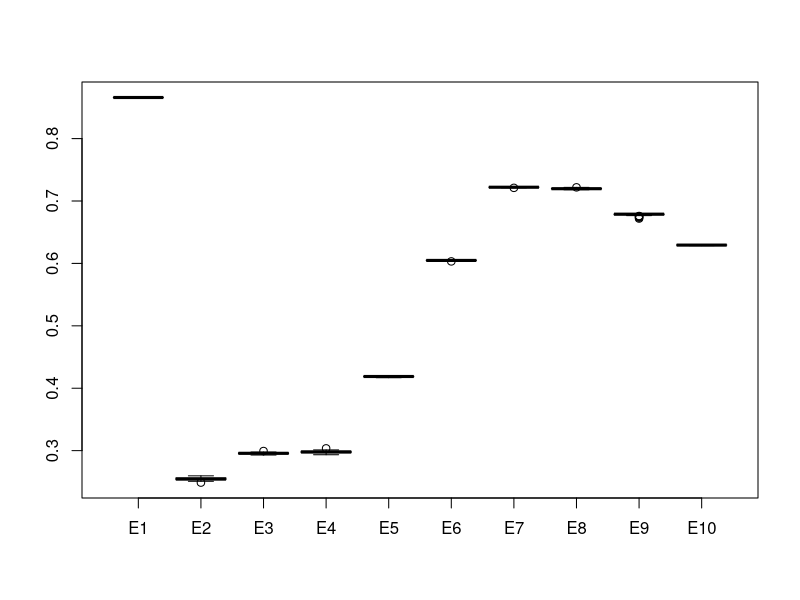

Write the R code that produced this figure.
##############################################
# MANAGMENT STRATEGY EVALUATION
# Ricardo Oliveros-Ramos @ CIMOBP - IMARPE.
# e-mail: roliveros@imarpe.gob.pe
# Versión 0.9 - 24/06/2009
##############################################
##################################
#### Simulation control ##########
##################################
t.ini=proc.time()
# strategy="E2" 	# to be chosen beetween E1 (min), E2 (precautionary ICES)
# E3 (max viable), E4 (precautionary viable), E5 (viable)
obs=0 				# 1 for observed catches
N=1000 				# number of simulations (Montecarlo)
T=50 # time horizon
spinup=20
colapse=FALSE	# Scenarium
sce=if(colapse) "post" else "pre"
uncertainty=TRUE	# catch uncertainty on/off
uncertainty.b=TRUE # biomass uncertainty
est=c("E1","E2","E3","E4","E5","E6","E7","E8","E9","E10")
#est="mor" # moratorium
SSBs=c()
n=1; t=1
##################################
#### Parameters ##################
##################################
# population growth
R=1.5
k=1 # carrying capacity
K=R*k/(R-1)
# Reference points
Bmin=0.25
Bpa=1.5*Bmin
Ymin=0.05 # variar
# Ymin.viab=0.068 # verificar, MVY
# Ymin.viab=Bmin-K*(1-sqrt(1-(4*Bmin/(R*K))))/2
Fpa=round(2*(R-1)/6,2) # 0.33=2F_MSY/3
# uncertainty
sigma.mu=0.1
sigma.sd=sqrt(0.09)
omega.mu=0.05
omega.sd=sqrt(0.04)
delta=0.1
sigma=rlnorm(N*T,mean=log(sigma.mu),sd=sigma.sd)
omega=rlnorm(N*T,mean=log(omega.mu),sd=omega.sd)
delta.b=rnorm(N*T,mean=0,sd=delta)
factor=if(uncertainty) (1+sigma)*(1+omega) else double(N*T)+1
factor=matrix(factor,ncol=T,nrow=N)
factor.b=if(uncertainty.b) delta.b else double(N*T)
factor.b=matrix(factor.b,ncol=T,nrow=N)
##################################
#### Initial conditions ##########
##################################
# Y.health=as.matrix(read.table("yield.txt"))
# Y.colapse=as.matrix(read.table("yield2.txt"))
# Y.obs=if(colapse) Y.colapse else Y.health
# Initial biomasses
B.health=2*Bmin # healthy stock
B.colapse=0.6*Bmin # post-colapse stock
B.ini=if(colapse) B.colapse else B.health
# ENSO
# ENSO=if(colapse) ENSO.colapse else ENSO.health
# T=length(ENSO) # time horizon
times.health=seq(from=0,by=1,len=T+1)
times.colapse=seq(from=0,by=1,len=T+1)
times=if(colapse) times.colapse else times.health
##################################
#### Dynamics ####################
##################################
dynamics.old=function(B,Y) {
  stock=B-Y
  stock=R*stock*(1-stock/K)
  stock=max(stock,0)
  return(stock)
}
dynamics=function(B,Y) {
  stock=R*B*(1-B/K)-Y
  stock=max(stock,0)
  return(stock)
}
##################################
#### Viability results ###########
##################################
#Ymax= function(B) B-(0.5*R*k/(R-1))*(1-sqrt(1-(4*(R-1)*Bmin)/(R*R*k)))
Ymax= function(B) R*B-R*B*B/K-Bmin
test=function(B) {
  TEST=if(B>=Bmin) TRUE else FALSE
  return(TEST)
}
MVY=Ymax(Bmin)
MSY=(R-1)*k/4
FMSY=(R-1)/2
##################################
#### Management strategies #######
##################################
yield=function(B,strategy) {
  Y=if(B<Bmin) 0 else switch(strategy,
                             E1=Ymin,
                             E2=Ymax(B),
                             E3=0.5*(Ymax(B)+Ymin),
                             E4=if(Ymax(B)>=Ymin) runif(1,Ymin,Ymax(B)) else Ymin,
                             E5=max(FMSY*B,Ymin),
                             E6=if(B>=Bpa) Fpa*B else Ymin,
                             E7=if(B>=Bpa) 0.5*(Fpa*B+Ymin) else Ymin,
                             E8=if(B>=Bpa) runif(1,Ymin,Fpa*B) else Ymin,
                             E9=MVY,
                             E10=if(B>=Bpa) 0.5*(Fpa*B+MVY) else Ymin,
                             mor=0)
  return(Y)
}
##################################
#### Analysis ####################
##################################
ref.1=function(x) {
  lim1=c(mean(x),min(x),max(x))
  return(lim1)
}
##################################
#### Simulation ##################
##################################
if(obs==0) {
  B.est=NULL
  Prob.lt=NULL
  Prob.min=NULL
  Prob.pa=NULL
  Prob.mor=NULL
  Prob.mor2=NULL
  B.ind=NULL
  Y.ind=NULL
  B.serie=array(0,dim=c(length(times),length(ref.1(1)),length(est)))
  Y.serie=array(0,dim=c(length(times)-1,length(ref.1(1)),length(est)))
  for(strategy in est) {
    B.t=NULL
    Y.t=NULL
    prob.lt=0
    prob.min=0
    prob.pa=0
    prob.mor=0
    prob.mor2=0
    for(n in 1:N) {
      pop=rbind(B.ini)
      yields=c()
      for(t in 1:T) {
        Y=yield(pop[t,]*(1+factor.b[n,t]),strategy)
        pop.new=dynamics(pop[t,],Y*factor[n,t])
        pop=rbind(pop,pop.new)
        yields=c(yields,Y)
      }
      B.t=cbind(B.t,pop)
      Y.t=cbind(Y.t,yields)
      prob.lt=prob.lt+min(prod(floor(pop[1:spinup]/Bmin)),1)
      prob.min=prob.min+min(prod(floor(pop[-(1:spinup)]/Bmin)),1)
      prob.pa=prob.pa+min(prod(floor(pop[-(1:spinup)]/Bpa)),1)
      prob.mor=prob.mor+sum(yields==0)/length(yields)
      prob.mor2=prob.mor2+sum(yields<=Ymin)/length(yields)
    }
    #########################
    # Scenarium variability #
    #########################
    bio.m=t(apply(B.t,1,ref.1)) # Biomass variability
    y.m=t(apply(Y.t,1,ref.1)) # Yield variability
    B.serie[,,which(est==strategy)]=bio.m
    Y.serie[,,which(est==strategy)]=y.m
    B.est=cbind(B.est,bio.m[,1]) # Spawners mean serie
    #########################
    # Indicators ############
    #########################
    Prob.lt=rbind(Prob.lt,1-prob.lt/N)
    Prob.min=rbind(Prob.min,1-prob.min/N)
    Prob.pa=rbind(Prob.pa,1-prob.pa/N)
    Prob.mor=rbind(Prob.mor,prob.mor/N)
    Prob.mor2=rbind(Prob.mor2,prob.mor2/N)
    B.ind.1=mean(apply(B.t[-(1:spinup),],2,mean))/Bmin
    B.ind.2=mean(apply(B.t[-(1:spinup),],2,sd))/mean(apply(B.t[-(1:spinup),],2,mean))
    B.ind=rbind(B.ind,c(B.ind.1,B.ind.2))
    Y.ind.1=mean(apply(Y.t[-(1:spinup),],2,mean))/Ymin
    Y.ind.2=mean(apply(Y.t[-(1:spinup),],2,sd))/mean(apply(Y.t[-(1:spinup),],2,mean))
    Y.ind=rbind(Y.ind,c(Y.ind.1,Y.ind.2))
  }
  B.est=data.frame(B.est)
  dimnames(B.est)=list(times,est)
  write.table(B.est,file=paste(sce,"F_",Fpa,"R_",R,"_B_mean.csv",sep=""),quote = FALSE, sep = ",", col.names = NA, row.names = TRUE)
  boxplot(B.est[-(1:spinup),])
  ind=cbind(Prob.lt,Prob.min,Prob.pa,Prob.mor,Prob.mor2,B.ind,Y.ind)
  vars=c("B","Y")
  inds=c("Risk.lt","Risk.min","Risk.pa","Prob.mor","Prob.cm")
  for(v in vars) {
    indss=paste(v,".ind.",1:2,sep="")
    inds=c(inds,indss)
  }
  dimnames(ind)=list(est,inds)
  write.table(ind,file=paste(sce,"F_",Fpa,"R_",R,"_indicadores.csv",sep=""),quote = FALSE, sep = ",", col.names = NA, row.names = TRUE)
  names.1=list(as.character(times),c("Mean","Min","Max"),est)
  names.2=list(as.character(times[-length(times)]),c("Mean","Min","Max"),est)
  dimnames(B.serie)=names.1
  dimnames(Y.serie)=names.2
  B.serie=data.frame(B.serie)
  write.table(B.serie,file=paste(sce,"F_",Fpa,"R_",R,"_B.csv",sep=""),quote = FALSE, sep = ",", col.names = NA, row.names = TRUE)
  Y.serie=data.frame(Y.serie)
  write.table(Y.serie,file=paste(sce,"F_",Fpa,"R_",R,"_Y.csv",sep=""),quote = FALSE, sep = ",", col.names = NA, row.names = TRUE)
} # End if MSE
if(obs==1) {
  pop=rbind(B.ini)
  for(t in 1:T) {
    Y=Y.obs[t]
    yields=c(yields,Y)
    pop.new=dynamics(pop[t,],Y)
    pop=rbind(pop,pop.new)
  }
  biomass=pop
  plot(times,biomass,type="b",ylim=c(0,1.1*k))
}
t.end=proc.time()
proceso=t.end-t.ini
proceso=proceso[3]
horas=floor(proceso/3600)
proceso=proceso-3600*horas
minutos=floor(proceso/60)
proceso=proceso-60*minutos
segundos=round(proceso,0)
print(paste("tiempo de proceso=",horas,"h",minutos,"m",segundos,"s",sep=""))
